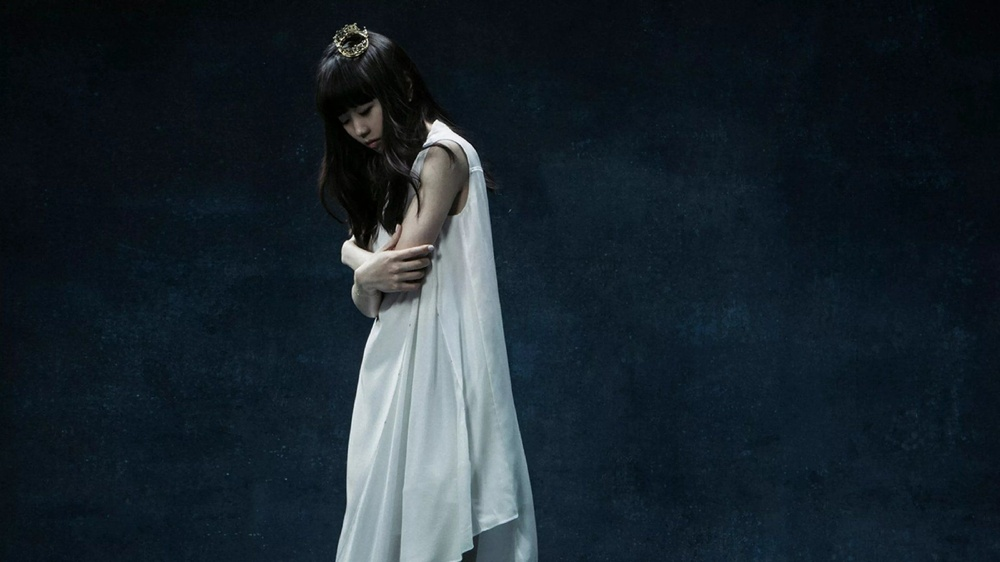
#> input picture image_ori/1.jpg, 1000 x 562 px, shrunk from 1920 x 1080 before the run; its folder holds only this picture in this run
$ python img_add_saltnoise.py
#> lines starting #> are read from the running program, lines starting #| are printed output that depends on the picture; after the words box and inside, x2 and y2 are one past the last pixel; in counts of white or black regions, pixels touching at a corner belong together
import ctypes
from PIL import Image
import numpy as np
import cv2


def SaltNoise(img, prob=0.01):
    shape = img.shape
    noise = np.random.rand(*shape)
    img_sn = img.copy()
    img_sn[noise <  prob] = 1
    return img_sn

for i in range(1,14):
    filename = "./image_ori/%d.jpg"%i
    sfilename="./image/%d.jpg"%i

    img = np.array(Image.open(filename), dtype=np.uint8)
#> img is the input picture: shape (562, 1000, 3); mean R, G, B 26.6, 37.7, 45.8
    img = SaltNoise(img)
#> in SaltNoise, `img_sn[noise <  prob] = 1`:
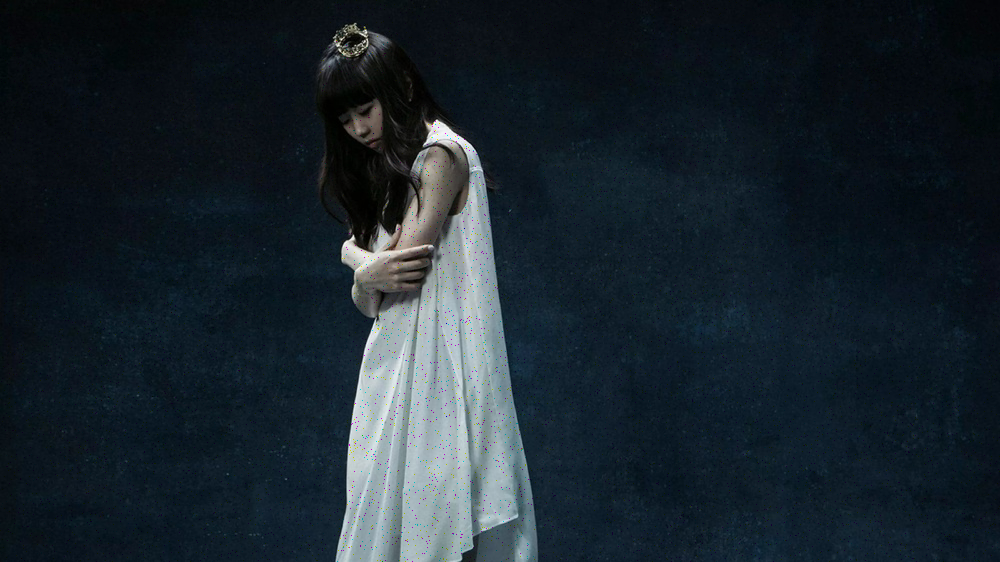
#> img_sn: shape (562, 1000, 3); 2.95% of pixels changed, all inside (x1, y1, x2, y2) = (0, 0, 1000, 562)
#> (the run stopped early here; a loop or call above may not have finished)
